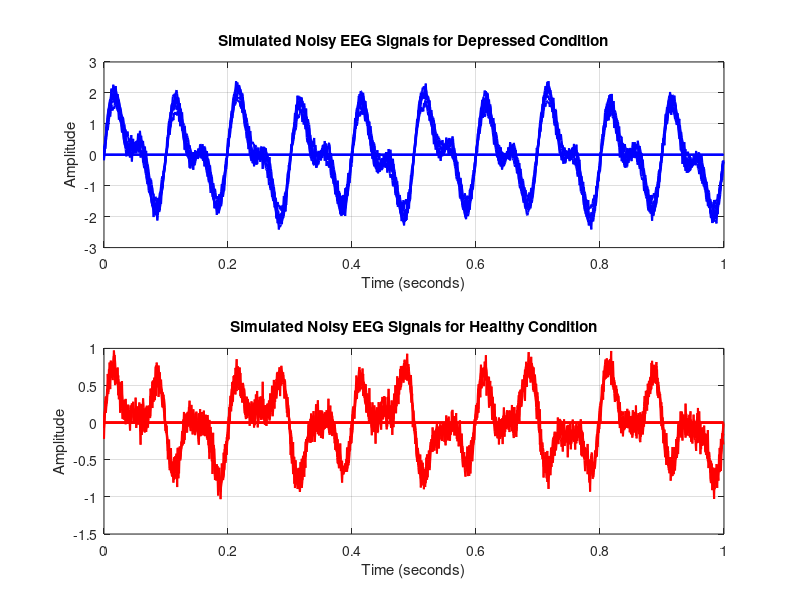

Recreate this plot in MATLAB. (Note: this script raises an error after producing the figure.)
clear
% Parameters
num_samples = 1000; % Number of samples per EEG signal
num_signals = 10;   % Number of signals to generate
% Preallocate arrays to store signals
depressed_signals = zeros(num_signals, num_samples);
healthy_signals = zeros(num_signals, num_samples);

% Time vector
fs = 1000; % Sampling frequency (Hz)
t = 0:1/fs:(num_samples-1)/fs;

% Ensure monotonicity and remove duplicate values
t = unique(t);

% Check if time vector is monotonically increasing
if ~issorted(t)
    error('Time vector is not monotonically increasing.');
end

% Loop to generate signals
for i = 1:num_signals
    % Randomly decide whether the current signal is depressed or healthy
    is_depressed = rand() > 0.5; % Adjust probability as needed
    % Generate EEG components based on condition
    if is_depressed
        alpha_wave = 1.0 * sin(2*pi*10*t);
        beta_wave = 0.6 * sin(2*pi*20*t);
        theta_wave = 0.2 * sin(2*pi*6*t);
        delta_wave = 0.1 * sin(2*pi*2*t);
        signal = alpha_wave + beta_wave + theta_wave + delta_wave;
        
        % Add differences in Hjorth activity and band power alpha/tsallis entropy
        diff_hjorth = rand() * 0.5; % Random difference in Hjorth activity
        diff_band_power = rand() * 0.7; % Random difference in band power alpha/tsallis entropy
        
        % Modify EEG signal based on differences
        signal = signal + diff_hjorth * alpha_wave + diff_band_power * beta_wave;
    else
        alpha_wave = 0.4 * sin(2*pi*15*t); % Adjusted frequency for healthy condition
        beta_wave = 0.2 * sin(2*pi*25*t);
        theta_wave = 0.1 * sin(2*pi*9*t);
        delta_wave = 0.3 * sin(2*pi*5*t);
        signal = alpha_wave + beta_wave + theta_wave + delta_wave;
    end
    % Add noise to simulate real-world EEG signals
    noise_level = 0.1;
    noisy_signal = signal + noise_level * randn(size(t));
    % Store the generated signal
    if is_depressed
        depressed_signals(i, :) = noisy_signal;
    else
        healthy_signals(i, :) = noisy_signal;
    end
end

% Plot the generated signals
figure;
subplot(2,1,1);
plot(t, depressed_signals', 'b', 'LineWidth', 1.5);
title('Simulated Noisy EEG Signals for Depressed Condition');
xlabel('Time (seconds)');
ylabel('Amplitude');
grid on;
subplot(2,1,2);
plot(t, healthy_signals', 'r', 'LineWidth', 1.5);
title('Simulated Noisy EEG Signals for Healthy Condition');
xlabel('Time (seconds)');
ylabel('Amplitude');
grid on;

% Save signals in folder
save_folder = 'C:\Users\17656\MATLAB Drive\eegforsimulink';
save(fullfile(save_folder,'depressed_singals.mat'), 'depressed_signals');
save(fullfile(save_folder, 'healthy_signals.mat'), 'healthy_signals');